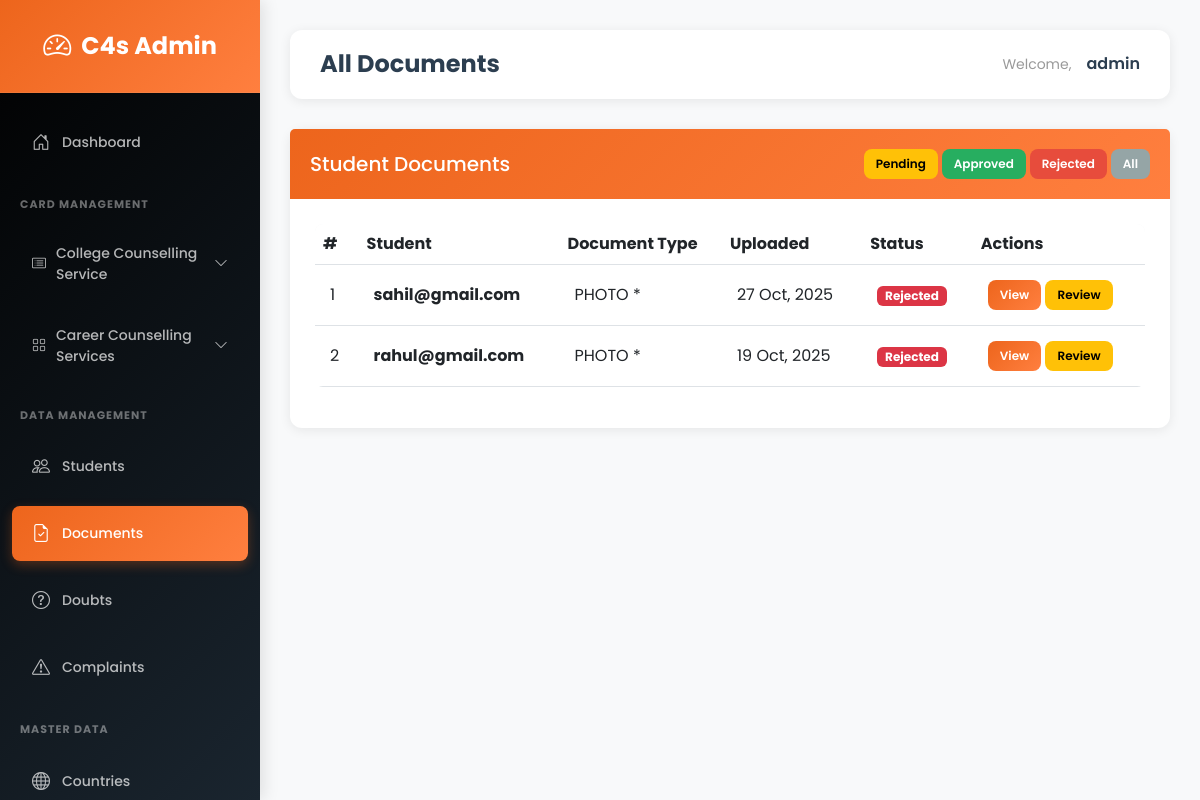
The app's page /admin-dashboard/documents/ (signed in), older data.
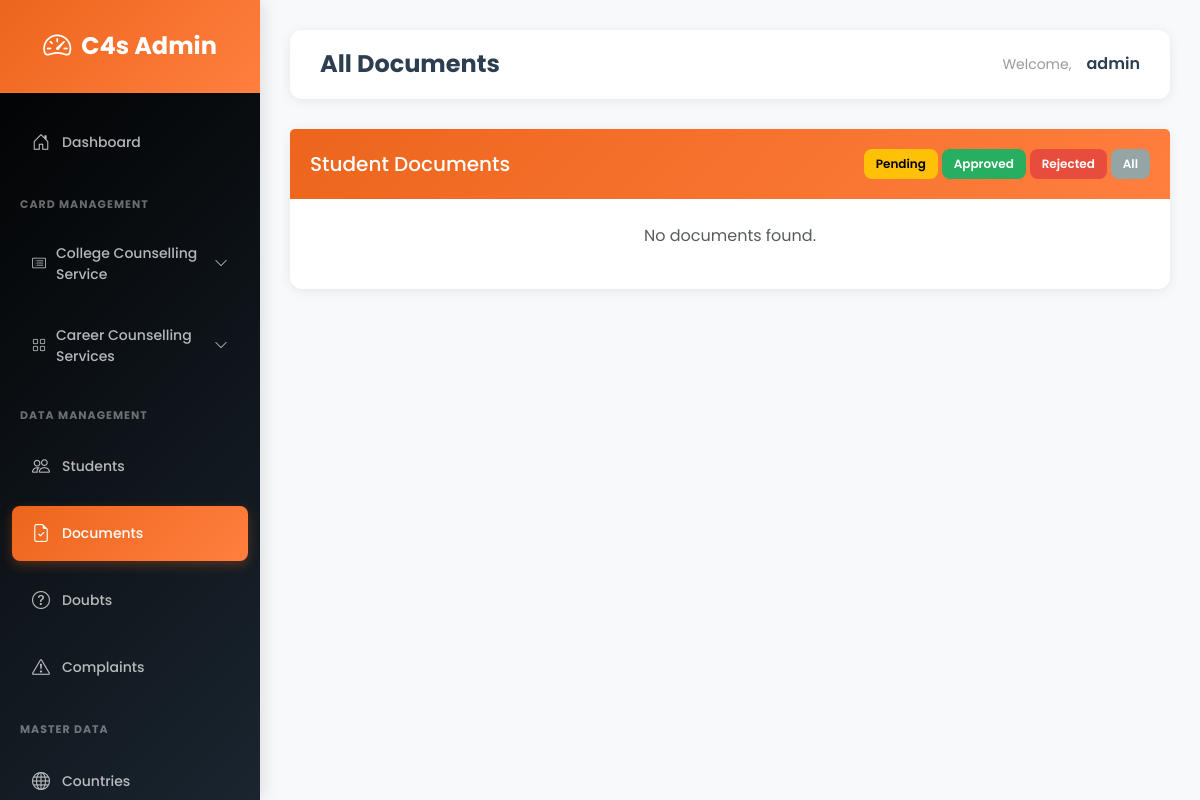
The same page, newer data.
### main_app/models.py (models this page shows, shortened)
class StudentDocument(models.Model):
    DOCUMENT_TYPE_CHOICES = [
        ('PHOTO', 'PHOTO *'),
        ('SIGNATURE', 'SIGNATURE *'),
        ('10TH', '10TH MARKSHEET *'),
        ('12TH', '12TH MARKSHEET *'),
        ('FAMILY_ID', 'FAMILY ID * (Haryana Students)'),
        ('MIGRATION', 'MIGRATION CERTIFICATE *'),
        ('CHARACTER_CERTIFICATE', 'CHARACTER CERTIFICATE *'),
        ('AADHAR_CARD', 'AADHAR CARD *'),
        ('COMPETITIVE_EXAM_ADMIT_CARD', 'COMPETITIVE EXAM ADMIT CARD *'),
        ('COMPETITIVE_EXAM_RESULT_CARD', 'COMPETITIVE EXAM RESULT CARD *'),
        ('INCOME_CERTIFICATE', 'INCOME CERTIFICATE'),
        ('DOMICILE', 'DOMICILE CERTIFICATE'),
        ('BIRTH_CERTIFICATE', 'BIRTH CERTIFICATE'),
        ('SC', 'SC - Scheduled Caste Certificate'),
        ('ST', 'ST - Scheduled Tribe Certificate'),
        ('OBC', 'OBC - Other Backward Class Certificate'),
        ('BC_A', 'BC-A - Backward Class A Certificate'),
        ('BC_B', 'BC-B - Backward Class B Certificate'),
        ('PH', 'PH - Physically Handicapped Certificate'),
        ('ESM', 'ESM - Ex-Serviceman Certificate'),
        ('EWS', 'EWS - Economically Weaker Section Certificate'),
    ]
    STATUS_CHOICES = [
        ('pending', 'Pending'),
        ('approved', 'Approved'),
        ('rejected', 'Rejected'),
    ]
    student = models.ForeignKey(User, on_delete=models.CASCADE, related_name='documents')
    document_type = models.CharField(max_length=50, choices=DOCUMENT_TYPE_CHOICES)
    document_file = models.FileField(upload_to='student_documents/')
    status = models.CharField(max_length=20, choices=STATUS_CHOICES, default='pending')
    admin_remarks = models.TextField(blank=True)
    uploaded_at = models.DateTimeField(auto_now_add=True)
    updated_at = models.DateTimeField(auto_now=True)
    class Meta:
        ordering = ['-uploaded_at']
        unique_together = ['student', 'document_type']

### main_app/views.py (the view)
@never_cache
@login_required(login_url='main_app:admin_login')
@user_passes_test(is_admin_or_staff, login_url='main_app:user_login')
def admin_documents_list(request):
    documents = StudentDocument.objects.all().order_by('-uploaded_at')
    status_filter = request.GET.get('status')
    if status_filter:
        documents = documents.filter(status=status_filter)
    context = {'documents': documents}
    return render(request, 'admin/documents_list.html', context)

### main_app/views.py (called while the page is built)
def is_admin_or_staff(user):
    return user.is_staff or user.is_superuser

### templates/admin/documents_list.html
{% extends 'admin/base.html' %}
{% block page_title %}All Documents{% endblock %}
{% block content %}
<div class="card">
    <div class="card-header d-flex justify-content-between align-items-center">
        <h5 class="mb-0">Student Documents</h5>
        <div>
            <a href="?status=pending" class="btn btn-sm btn-warning">Pending</a>
            <a href="?status=approved" class="btn btn-sm btn-success">Approved</a>
            <a href="?status=rejected" class="btn btn-sm btn-danger">Rejected</a>
            <a href="{% url 'main_app:admin_documents_list' %}" class="btn btn-sm btn-secondary">All</a>
        </div>
    </div>
    <div class="card-body">
        {% if documents %}
        <div class="table-responsive">
            <table class="table table-hover">
                <thead>
                    <tr>
                        <th>#</th>
                        <th>Student</th>
                        <th>Document Type</th>
                        <th>Uploaded</th>
                        <th>Status</th>
                        <th>Actions</th>
                    </tr>
                </thead>
                <tbody>
                    {% for doc in documents %}
                    <tr>
                        <td>{{ forloop.counter }}</td>
                        <td><strong>{{ doc.student.username }}</strong></td>
                        <td>{{ doc.get_document_type_display }}</td>
                        <td>{{ doc.uploaded_at|date:"d M, Y" }}</td>
                        <td>
                            {% if doc.status == 'approved' %}
                                <span class="badge bg-success">Approved</span>
                            {% elif doc.status == 'rejected' %}
                                <span class="badge bg-danger">Rejected</span>
                            {% else %}
                                <span class="badge bg-warning">Pending</span>
                            {% endif %}
                        </td>
                        <td>
                            <a href="{{ doc.document_file.url }}" target="_blank" class="btn btn-sm btn-primary">View</a>
                            <a href="{% url 'main_app:admin_document_review' doc.id %}" class="btn btn-sm btn-warning">Review</a>
                        </td>
                    </tr>
                    {% endfor %}
                </tbody>
            </table>
        </div>
        {% else %}
        <p class="text-muted text-center">No documents found.</p>
        {% endif %}
    </div>
</div>
{% endblock %}

Row changes from the older to the newer data that the page shows:
removed StudentDocument: student.username "sahil@gmail.com", document_type "PHOTO *", uploaded_at "27 Oct, 2025", status "Rejected"
removed StudentDocument: student.username "rahul@gmail.com", document_type "PHOTO *", uploaded_at "19 Oct, 2025", status "Rejected"
Text that changed along with them:
text no longer shown: "# Student Document Type Uploaded Status Actions"
text now shown: "No documents found."
